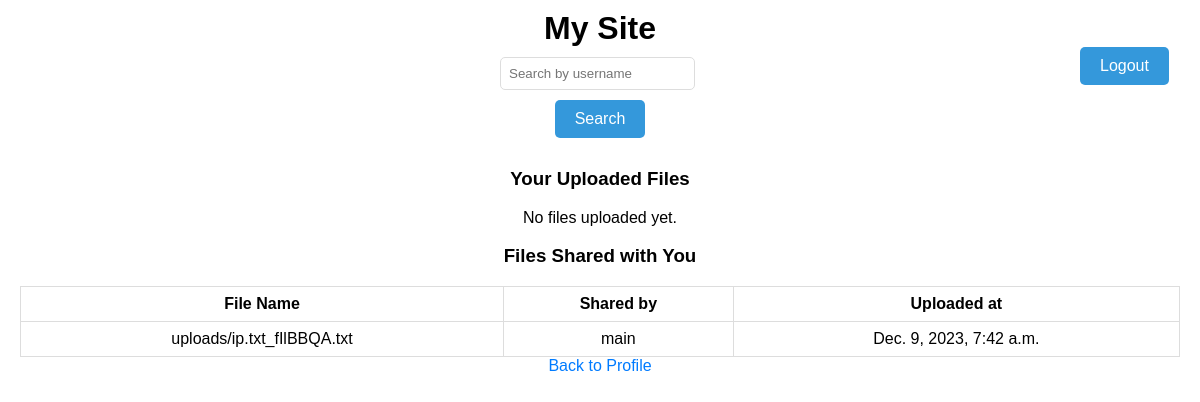
/files (signed in), run on an earlier commit of the app's database.
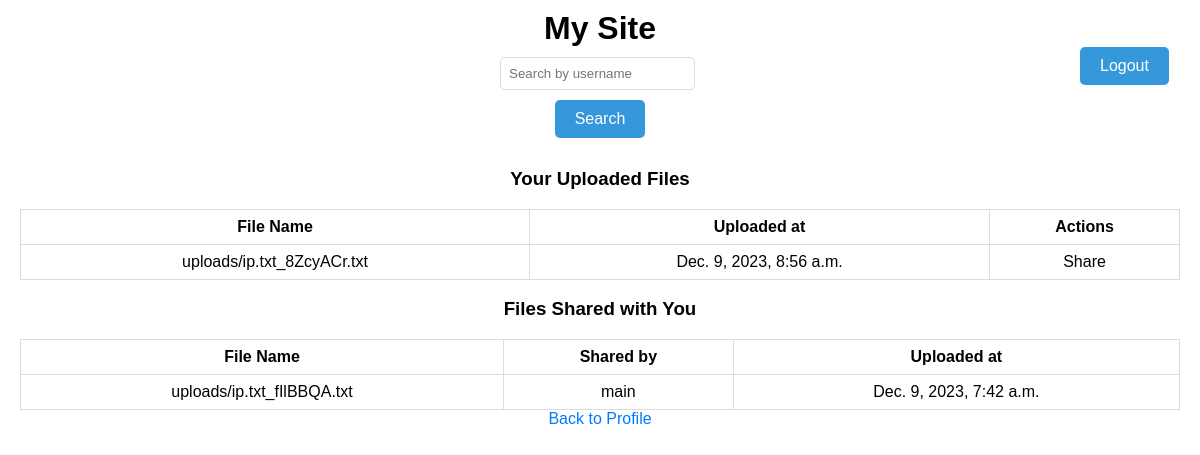
And on a later commit of the database.
### core/models.py (models this page shows, shortened)
class UploadedFile(models.Model):
    user = models.ForeignKey(User, on_delete=models.CASCADE)
    file = models.FileField(upload_to='uploads/')
    uploaded_at = models.DateTimeField(auto_now_add=True)
    shared_with = models.ManyToManyField(User, related_name='shared_files', blank=True)

### core/views.py (the view)
# urls.py: path('files', file_list, name='file_list'),
@login_required
def file_list(request):
    user_files = UploadedFile.objects.filter(user=request.user)
    shared_with_user_files = UploadedFile.objects.filter(
        shared_with=request.user)
    return render(request, 'files/file_list.html', {'user_files': user_files, 'shared_with_user_files': shared_with_user_files})

### core/templates/files/file_list.html (shortened to what this page needs)
{% extends 'base.html' %}
{% block content %}
  <h3>Your Uploaded Files</h3>
  {% if user_files %}
    <table style="width:100%; border-collapse: collapse; border: 1px solid #ddd;">
      <tr>
        <th style="border: 1px solid #ddd; padding: 8px;">File Name</th>
        <th style="border: 1px solid #ddd; padding: 8px;">Uploaded at</th>
        <th style="border: 1px solid #ddd; padding: 8px;">Actions</th>
      </tr>
      {% for file in user_files %}
        <tr>
          <td style="border: 1px solid #ddd; padding: 8px;">
            <a href="{% url 'download_file' file.id %}" target="_blank">{{ file.file.name }}</a>
          </td>
          <td style="border: 1px solid #ddd; padding: 8px;">{{ file.uploaded_at }}</td>
          <td style="border: 1px solid #ddd; padding: 8px;">
            <a href="{% url 'share_file' file.id %}">Share</a>
          </td>
        </tr>
      {% endfor %}
    </table>
  {% else %}
    <p>No files uploaded yet.</p>
  {% endif %}
  <h3>Files Shared with You</h3>
  {% if shared_with_user_files %}
    <table style="width:100%; border-collapse: collapse; border: 1px solid #ddd;">
      <tr>
        <th style="border: 1px solid #ddd; padding: 8px;">File Name</th>
        <th style="border: 1px solid #ddd; padding: 8px;">Shared by</th>
        <th style="border: 1px solid #ddd; padding: 8px;">Uploaded at</th>
      </tr>
      {% for file in shared_with_user_files %}
        <tr>
          <td style="border: 1px solid #ddd; padding: 8px;">
            <a href="{{ file.file.url }}" target="_blank">{{ file.file.name }}</a>
          </td>
          <td style="border: 1px solid #ddd; padding: 8px;">{{ file.user.username }}</td>
          <td style="border: 1px solid #ddd; padding: 8px;">{{ file.uploaded_at }}</td>
        </tr>
      {% endfor %}
    </table>
  {% else %}
    <p>No files shared with you yet.</p>
  {% endif %}
  <a href="{% url 'profile' %}" style="color: #007BFF;">Back to Profile</a>
{% endblock %}

What changed in the data, as far as the page shows it:
added UploadedFile: file.name "uploads/ip.txt_8ZcyACr.txt", uploaded_at "Dec. 9, 2023, 8:56 a.m.", shown under "Your Uploaded Files"
Also different on the page:
text no longer shown: "No files uploaded yet."
text now shown: "File Name Uploaded at Actions"
